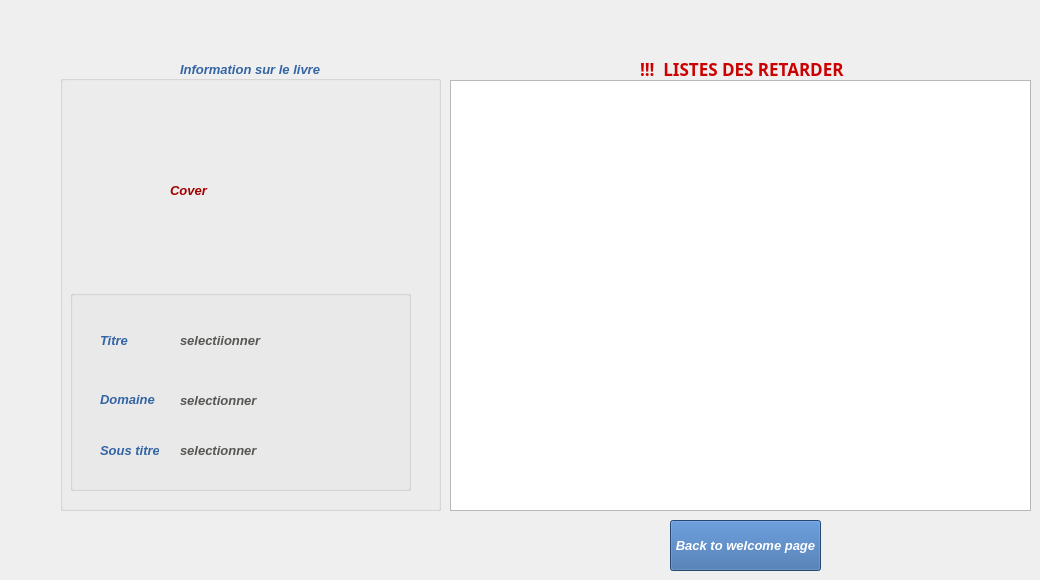
      <widget class="QWidget" name="page_2">
       <widget class="QLabel" name="label_31">
        <property name="geometry">
         <rect>
          <x>640</x>
          <y>60</y>
          <width>211</width>
          <height>17</height>
         </rect>
        </property>
        <property name="palette">
         <palette>
          <active>
           <colorrole role="WindowText">
            <brush brushstyle="SolidPattern">
             <color alpha="255">
              <red>204</red>
              <green>0</green>
              <blue>0</blue>
             </color>
            </brush>
           </colorrole>
           <colorrole role="Text">
            <brush brushstyle="SolidPattern">
             <color alpha="255">
              <red>204</red>
              <green>0</green>
              <blue>0</blue>
             </color>
            </brush>
           </colorrole>
          </active>
          <inactive>
           <colorrole role="WindowText">
            <brush brushstyle="SolidPattern">
             <color alpha="255">
              <red>204</red>
              <green>0</green>
              <blue>0</blue>
             </color>
            </brush>
           </colorrole>
           <colorrole role="Text">
            <brush brushstyle="SolidPattern">
             <color alpha="255">
              <red>204</red>
              <green>0</green>
              <blue>0</blue>
             </color>
            </brush>
           </colorrole>
          </inactive>
          <disabled>
           <colorrole role="WindowText">
            <brush brushstyle="SolidPattern">
             <color alpha="255">
              <red>190</red>
              <green>190</green>
              <blue>190</blue>
             </color>
            </brush>
           </colorrole>
           <colorrole role="Text">
            <brush brushstyle="SolidPattern">
             <color alpha="255">
              <red>190</red>
              <green>190</green>
              <blue>190</blue>
             </color>
            </brush>
           </colorrole>
          </disabled>
         </palette>
        </property>
        <property name="font">
         <font>
          <family>WenQuanYi Micro Hei</family>
          <pointsize>13</pointsize>
          <weight>75</weight>
          <bold>true</bold>
         </font>
        </property>
        <property name="text">
         <string>!!!  LISTES DES RETARDER  !!!</string>
        </property>
       </widget>
       <widget class="QTableView" name="Book">
        <property name="geometry">
         <rect>
          <x>450</x>
          <y>80</y>
          <width>581</width>
          <height>431</height>
         </rect>
        </property>
        <property name="selectionMode">
         <enum>QAbstractItemView::SingleSelection</enum>
        </property>
        <property name="selectionBehavior">
         <enum>QAbstractItemView::SelectRows</enum>
        </property>
       </widget>
       <widget class="QGroupBox" name="groupBox_8">
        <property name="geometry">
         <rect>
          <x>60</x>
          <y>60</y>
          <width>381</width>
          <height>451</height>
         </rect>
        </property>
        <property name="minimumSize">
         <size>
          <width>200</width>
          <height>0</height>
         </size>
        </property>
        <property name="palette">
         <palette>
          <active>
           <colorrole role="WindowText">
            <brush brushstyle="SolidPattern">
             <color alpha="255">
              <red>52</red>
              <green>101</green>
              <blue>164</blue>
             </color>
            </brush>
           </colorrole>
          </active>
          <inactive>
           <colorrole role="WindowText">
            <brush brushstyle="SolidPattern">
             <color alpha="255">
              <red>52</red>
              <green>101</green>
              <blue>164</blue>
             </color>
            </brush>
           </colorrole>
          </inactive>
          <disabled>
           <colorrole role="WindowText">
            <brush brushstyle="SolidPattern">
             <color alpha="255">
              <red>190</red>
              <green>190</green>
              <blue>190</blue>
             </color>
            </brush>
           </colorrole>
          </disabled>
         </palette>
        </property>
        <property name="font">
         <font>
          <pointsize>10</pointsize>
          <weight>75</weight>
          <italic>true</italic>
          <bold>true</bold>
         </font>
        </property>
        <property name="title">
         <string>Information sur le livre</string>
        </property>
        <property name="alignment">
         <set>Qt::AlignCenter</set>
        </property>
        <widget class="QLabel" name="cov">
         <property name="geometry">
          <rect>
           <x>110</x>
           <y>30</y>
           <width>150</width>
           <height>200</height>
          </rect>
         </property>
         <property name="minimumSize">
          <size>
           <width>150</width>
           <height>200</height>
          </size>
         </property>
         <property name="maximumSize">
          <size>
           <width>200</width>
           <height>200</height>
          </size>
         </property>
         <property name="palette">
          <palette>
           <active>
            <colorrole role="WindowText">
             <brush brushstyle="SolidPattern">
              <color alpha="255">
               <red>164</red>
               <green>0</green>
               <blue>0</blue>
              </color>
             </brush>
            </colorrole>
           </active>
           <inactive>
            <colorrole role="WindowText">
             <brush brushstyle="SolidPattern">
              <color alpha="255">
               <red>164</red>
               <green>0</green>
               <blue>0</blue>
              </color>
             </brush>
            </colorrole>
           </inactive>
           <disabled>
            <colorrole role="WindowText">
             <brush brushstyle="SolidPattern">
              <color alpha="255">
               <red>190</red>
               <green>190</green>
               <blue>190</blue>
              </color>
             </brush>
            </colorrole>
           </disabled>
          </palette>
         </property>
         <property name="font">
          <font>
           <pointsize>10</pointsize>
           <weight>75</weight>
           <italic>true</italic>
           <bold>true</bold>
          </font>
         </property>
         <property name="text">
          <string>Cover</string>
         </property>
        </widget>
        <widget class="QGroupBox" name="groupBox_11">
         <property name="geometry">
          <rect>
           <x>10</x>
           <y>230</y>
           <width>341</width>
           <height>201</height>
          </rect>
         </property>
         <property name="title">
          <string/>
         </property>
         <widget class="QLabel" name="Dom">
          <property name="geometry">
           <rect>
            <x>110</x>
            <y>90</y>
            <width>200</width>
            <height>40</height>
           </rect>
          </property>
          <property name="palette">
           <palette>
            <active>
             <colorrole role="WindowText">
              <brush brushstyle="SolidPattern">
               <color alpha="255">
                <red>85</red>
                <green>87</green>
                <blue>83</blue>
               </color>
              </brush>
             </colorrole>
            </active>
            <inactive>
             <colorrole role="WindowText">
              <brush brushstyle="SolidPattern">
               <color alpha="255">
                <red>85</red>
                <green>87</green>
                <blue>83</blue>
               </color>
              </brush>
             </colorrole>
            </inactive>
            <disabled>
             <colorrole role="WindowText">
              <brush brushstyle="SolidPattern">
               <color alpha="255">
                <red>190</red>
                <green>190</green>
                <blue>190</blue>
               </color>
              </brush>
             </colorrole>
            </disabled>
           </palette>
          </property>
          <property name="font">
           <font>
            <weight>75</weight>
            <italic>true</italic>
            <bold>true</bold>
           </font>
          </property>
          <property name="text">
           <string>selectionner</string>
          </property>
          <property name="scaledContents">
           <bool>true</bool>
          </property>
         </widget>
         <widget class="QLabel" name="label_28">
          <property name="geometry">
           <rect>
            <x>30</x>
            <y>30</y>
            <width>29</width>
            <height>40</height>
           </rect>
          </property>
          <property name="palette">
           <palette>
            <active>
             <colorrole role="WindowText">
              <brush brushstyle="SolidPattern">
               <color alpha="255">
                <red>52</red>
                <green>101</green>
                <blue>164</blue>
               </color>
              </brush>
             </colorrole>
            </active>
            <inactive>
             <colorrole role="WindowText">
              <brush brushstyle="SolidPattern">
               <color alpha="255">
                <red>52</red>
                <green>101</green>
                <blue>164</blue>
               </color>
              </brush>
             </colorrole>
            </inactive>
            <disabled>
             <colorrole role="WindowText">
              <brush brushstyle="SolidPattern">
               <color alpha="255">
                <red>190</red>
                <green>190</green>
                <blue>190</blue>
               </color>
              </brush>
             </colorrole>
            </disabled>
           </palette>
          </property>
          <property name="font">
           <font>
            <weight>75</weight>
            <italic>true</italic>
            <bold>true</bold>
           </font>
          </property>
          <property name="text">
           <string>Titre</string>
          </property>
          <property name="alignment">
           <set>Qt::AlignLeading|Qt::AlignLeft|Qt::AlignVCenter</set>
          </property>
         </widget>
         <widget class="QLabel" name="Titre">
          <property name="geometry">
           <rect>
            <x>110</x>
            <y>30</y>
            <width>200</width>
            <height>40</height>
           </rect>
          </property>
          <property name="minimumSize">
           <size>
            <width>160</width>
            <height>3</height>
           </size>
          </property>
          <property name="maximumSize">
           <size>
            <width>200</width>
            <height>200</height>
           </size>
          </property>
          <property name="palette">
           <palette>
            <active>
             <colorrole role="WindowText">
              <brush brushstyle="SolidPattern">
               <color alpha="255">
                <red>85</red>
                <green>87</green>
                <blue>83</blue>
               </color>
              </brush>
             </colorrole>
            </active>
            <inactive>
             <colorrole role="WindowText">
              <brush brushstyle="SolidPattern">
               <color alpha="255">
                <red>85</red>
                <green>87</green>
                <blue>83</blue>
               </color>
              </brush>
             </colorrole>
            </inactive>
            <disabled>
             <colorrole role="WindowText">
              <brush brushstyle="SolidPattern">
               <color alpha="255">
                <red>190</red>
                <green>190</green>
                <blue>190</blue>
               </color>
              </brush>
             </colorrole>
            </disabled>
           </palette>
          </property>
          <property name="font">
           <font>
            <weight>75</weight>
            <italic>true</italic>
            <bold>true</bold>
           </font>
          </property>
          <property name="text">
           <string>selectiionner</string>
          </property>
          <property name="alignment">
           <set>Qt::AlignLeading|Qt::AlignLeft|Qt::AlignVCenter</set>
          </property>
          <property name="wordWrap">
           <bool>true</bool>
          </property>
         </widget>
         <widget class="QLabel" name="label_29">
          <property name="geometry">
           <rect>
            <x>30</x>
            <y>100</y>
            <width>55</width>
            <height>18</height>
           </rect>
          </property>
          <property name="palette">
           <palette>
            <active>
             <colorrole role="WindowText">
              <brush brushstyle="SolidPattern">
               <color alpha="255">
                <red>52</red>
                <green>101</green>
                <blue>164</blue>
               </color>
              </brush>
             </colorrole>
            </active>
            <inactive>
             <colorrole role="WindowText">
              <brush brushstyle="SolidPattern">
               <color alpha="255">
                <red>52</red>
                <green>101</green>
                <blue>164</blue>
               </color>
              </brush>
             </colorrole>
            </inactive>
            <disabled>
             <colorrole role="WindowText">
              <brush brushstyle="SolidPattern">
               <color alpha="255">
                <red>190</red>
                <green>190</green>
                <blue>190</blue>
               </color>
              </brush>
             </colorrole>
            </disabled>
           </palette>
          </property>
          <property name="font">
           <font>
            <weight>75</weight>
            <italic>true</italic>
            <bold>true</bold>
           </font>
          </property>
          <property name="text">
           <string>Domaine</string>
          </property>
         </widget>
         <widget class="QLabel" name="Sub">
          <property name="geometry">
           <rect>
            <x>110</x>
            <y>140</y>
            <width>200</width>
            <height>40</height>
           </rect>
          </property>
          <property name="minimumSize">
           <size>
            <width>0</width>
            <height>40</height>
           </size>
          </property>
          <property name="palette">
           <palette>
            <active>
             <colorrole role="WindowText">
              <brush brushstyle="SolidPattern">
               <color alpha="255">
                <red>85</red>
                <green>87</green>
                <blue>83</blue>
               </color>
              </brush>
             </colorrole>
            </active>
            <inactive>
             <colorrole role="WindowText">
              <brush brushstyle="SolidPattern">
               <color alpha="255">
                <red>85</red>
                <green>87</green>
                <blue>83</blue>
               </color>
              </brush>
             </colorrole>
            </inactive>
            <disabled>
             <colorrole role="WindowText">
              <brush brushstyle="SolidPattern">
               <color alpha="255">
                <red>190</red>
                <green>190</green>
                <blue>190</blue>
               </color>
              </brush>
             </colorrole>
            </disabled>
           </palette>
          </property>
          <property name="font">
           <font>
            <weight>75</weight>
            <italic>true</italic>
            <bold>true</bold>
           </font>
          </property>
          <property name="text">
           <string>selectionner</string>
          </property>
          <property name="scaledContents">
           <bool>true</bool>
          </property>
          <property name="alignment">
           <set>Qt::AlignLeading|Qt::AlignLeft|Qt::AlignVCenter</set>
          </property>
         </widget>
         <widget class="QLabel" name="label_30">
          <property name="geometry">
           <rect>
            <x>30</x>
            <y>140</y>
            <width>59</width>
            <height>40</height>
           </rect>
          </property>
          <property name="palette">
           <palette>
            <active>
             <colorrole role="WindowText">
              <brush brushstyle="SolidPattern">
               <color alpha="255">
                <red>52</red>
                <green>101</green>
                <blue>164</blue>
               </color>
              </brush>
             </colorrole>
            </active>
            <inactive>
             <colorrole role="WindowText">
              <brush brushstyle="SolidPattern">
               <color alpha="255">
                <red>52</red>
                <green>101</green>
                <blue>164</blue>
               </color>
              </brush>
             </colorrole>
            </inactive>
            <disabled>
             <colorrole role="WindowText">
              <brush brushstyle="SolidPattern">
               <color alpha="255">
                <red>190</red>
                <green>190</green>
                <blue>190</blue>
               </color>
              </brush>
             </colorrole>
            </disabled>
           </palette>
          </property>
          <property name="font">
           <font>
            <weight>75</weight>
            <italic>true</italic>
            <bold>true</bold>
           </font>
          </property>
          <property name="text">
           <string>Sous titre</string>
          </property>
          <property name="alignment">
           <set>Qt::AlignLeading|Qt::AlignLeft|Qt::AlignVCenter</set>
          </property>
         </widget>
        </widget>
       </widget>
       <widget class="QPushButton" name="back">
        <property name="geometry">
         <rect>
          <x>670</x>
          <y>520</y>
          <width>151</width>
          <height>51</height>
         </rect>
        </property>
        <property name="palette">
         <palette>
          <active>
           <colorrole role="WindowText">
            <brush brushstyle="SolidPattern">
             <color alpha="255">
              <red>255</red>
              <green>255</green>
              <blue>255</blue>
             </color>
            </brush>
           </colorrole>
           <colorrole role="Button">
            <brush brushstyle="SolidPattern">
             <color alpha="255">
              <red>52</red>
              <green>101</green>
              <blue>164</blue>
             </color>
            </brush>
           </colorrole>
           <colorrole role="Light">
            <brush brushstyle="SolidPattern">
             <color alpha="255">
              <red>78</red>
              <green>152</green>
              <blue>246</blue>
             </color>
            </brush>
           </colorrole>
           <colorrole role="Midlight">
            <brush brushstyle="SolidPattern">
             <color alpha="255">
              <red>65</red>
              <green>126</green>
              <blue>205</blue>
             </color>
            </brush>
           </colorrole>
           <colorrole role="Dark">
            <brush brushstyle="SolidPattern">
             <color alpha="255">
              <red>26</red>
              <green>50</green>
              <blue>82</blue>
             </color>
            </brush>
           </colorrole>
           <colorrole role="Mid">
            <brush brushstyle="SolidPattern">
             <color alpha="255">
              <red>34</red>
              <green>67</green>
              <blue>109</blue>
             </color>
            </brush>
           </colorrole>
           <colorrole role="Text">
            <brush brushstyle="SolidPattern">
             <color alpha="255">
              <red>0</red>
              <green>0</green>
              <blue>0</blue>
             </color>
            </brush>
           </colorrole>
           <colorrole role="BrightText">
            <brush brushstyle="SolidPattern">
             <color alpha="255">
              <red>255</red>
              <green>255</green>
              <blue>255</blue>
             </color>
            </brush>
           </colorrole>
           <colorrole role="ButtonText">
            <brush brushstyle="SolidPattern">
             <color alpha="255">
              <red>255</red>
              <green>255</green>
              <blue>255</blue>
             </color>
            </brush>
           </colorrole>
           <colorrole role="Base">
            <brush brushstyle="SolidPattern">
             <color alpha="255">
              <red>255</red>
              <green>255</green>
              <blue>255</blue>
             </color>
            </brush>
           </colorrole>
           <colorrole role="Window">
            <brush brushstyle="SolidPattern">
             <color alpha="255">
              <red>52</red>
              <green>101</green>
              <blue>164</blue>
             </color>
            </brush>
           </colorrole>
           <colorrole role="Shadow">
            <brush brushstyle="SolidPattern">
             <color alpha="255">
              <red>0</red>
              <green>0</green>
              <blue>0</blue>
             </color>
            </brush>
           </colorrole>
           <colorrole role="AlternateBase">
            <brush brushstyle="SolidPattern">
             <color alpha="255">
              <red>153</red>
              <green>178</green>
              <blue>209</blue>
             </color>
            </brush>
           </colorrole>
           <colorrole role="ToolTipBase">
            <brush brushstyle="SolidPattern">
             <color alpha="255">
              <red>255</red>
              <green>255</green>
              <blue>220</blue>
             </color>
            </brush>
           </colorrole>
           <colorrole role="ToolTipText">
            <brush brushstyle="SolidPattern">
             <color alpha="255">
              <red>0</red>
              <green>0</green>
              <blue>0</blue>
             </color>
            </brush>
           </colorrole>
          </active>
          <inactive>
           <colorrole role="WindowText">
            <brush brushstyle="SolidPattern">
             <color alpha="255">
              <red>255</red>
              <green>255</green>
              <blue>255</blue>
             </color>
            </brush>
           </colorrole>
           <colorrole role="Button">
            <brush brushstyle="SolidPattern">
             <color alpha="255">
              <red>52</red>
              <green>101</green>
              <blue>164</blue>
             </color>
            </brush>
           </colorrole>
           <colorrole role="Light">
            <brush brushstyle="SolidPattern">
             <color alpha="255">
              <red>78</red>
              <green>152</green>
              <blue>246</blue>
             </color>
            </brush>
           </colorrole>
           <colorrole role="Midlight">
            <brush brushstyle="SolidPattern">
             <color alpha="255">
              <red>65</red>
              <green>126</green>
              <blue>205</blue>
             </color>
            </brush>
           </colorrole>
           <colorrole role="Dark">
            <brush brushstyle="SolidPattern">
             <color alpha="255">
              <red>26</red>
              <green>50</green>
              <blue>82</blue>
             </color>
            </brush>
           </colorrole>
           <colorrole role="Mid">
            <brush brushstyle="SolidPattern">
             <color alpha="255">
              <red>34</red>
              <green>67</green>
              <blue>109</blue>
             </color>
            </brush>
           </colorrole>
           <colorrole role="Text">
            <brush brushstyle="SolidPattern">
             <color alpha="255">
              <red>0</red>
              <green>0</green>
              <blue>0</blue>
             </color>
            </brush>
           </colorrole>
           <colorrole role="BrightText">
            <brush brushstyle="SolidPattern">
             <color alpha="255">
              <red>255</red>
              <green>255</green>
              <blue>255</blue>
             </color>
            </brush>
           </colorrole>
           <colorrole role="ButtonText">
            <brush brushstyle="SolidPattern">
             <color alpha="255">
              <red>255</red>
              <green>255</green>
              <blue>255</blue>
             </color>
            </brush>
           </colorrole>
           <colorrole role="Base">
            <brush brushstyle="SolidPattern">
             <color alpha="255">
              <red>255</red>
              <green>255</green>
              <blue>255</blue>
             </color>
            </brush>
           </colorrole>
           <colorrole role="Window">
            <brush brushstyle="SolidPattern">
             <color alpha="255">
              <red>52</red>
              <green>101</green>
              <blue>164</blue>
             </color>
            </brush>
           </colorrole>
           <colorrole role="Shadow">
            <brush brushstyle="SolidPattern">
             <color alpha="255">
              <red>0</red>
              <green>0</green>
              <blue>0</blue>
             </color>
            </brush>
           </colorrole>
           <colorrole role="AlternateBase">
            <brush brushstyle="SolidPattern">
             <color alpha="255">
              <red>153</red>
              <green>178</green>
              <blue>209</blue>
             </color>
            </brush>
           </colorrole>
           <colorrole role="ToolTipBase">
            <brush brushstyle="SolidPattern">
             <color alpha="255">
              <red>255</red>
              <green>255</green>
              <blue>220</blue>
             </color>
            </brush>
           </colorrole>
           <colorrole role="ToolTipText">
            <brush brushstyle="SolidPattern">
             <color alpha="255">
              <red>0</red>
              <green>0</green>
              <blue>0</blue>
             </color>
            </brush>
           </colorrole>
          </inactive>
          <disabled>
           <colorrole role="WindowText">
            <brush brushstyle="SolidPattern">
             <color alpha="255">
              <red>26</red>
              <green>50</green>
              <blue>82</blue>
             </color>
            </brush>
           </colorrole>
           <colorrole role="Button">
            <brush brushstyle="SolidPattern">
             <color alpha="255">
              <red>52</red>
              <green>101</green>
              <blue>164</blue>
             </color>
            </brush>
           </colorrole>
           <colorrole role="Light">
            <brush brushstyle="SolidPattern">
             <color alpha="255">
              <red>78</red>
              <green>152</green>
              <blue>246</blue>
             </color>
            </brush>
           </colorrole>
           <colorrole role="Midlight">
            <brush brushstyle="SolidPattern">
             <color alpha="255">
              <red>65</red>
              <green>126</green>
              <blue>205</blue>
             </color>
            </brush>
           </colorrole>
           <colorrole role="Dark">
            <brush brushstyle="SolidPattern">
             <color alpha="255">
              <red>26</red>
              <green>50</green>
              <blue>82</blue>
             </color>
            </brush>
           </colorrole>
           <colorrole role="Mid">
            <brush brushstyle="SolidPattern">
             <color alpha="255">
              <red>34</red>
              <green>67</green>
              <blue>109</blue>
             </color>
            </brush>
           </colorrole>
           <colorrole role="Text">
            <brush brushstyle="SolidPattern">
             <color alpha="255">
              <red>26</red>
              <green>50</green>
              <blue>82</blue>
             </color>
            </brush>
           </colorrole>
           <colorrole role="BrightText">
            <brush brushstyle="SolidPattern">
             <color alpha="255">
              <red>255</red>
              <green>255</green>
              <blue>255</blue>
             </color>
            </brush>
           </colorrole>
           <colorrole role="ButtonText">
            <brush brushstyle="SolidPattern">
             <color alpha="255">
              <red>26</red>
              <green>50</green>
              <blue>82</blue>
             </color>
            </brush>
           </colorrole>
           <colorrole role="Base">
            <brush brushstyle="SolidPattern">
             <color alpha="255">
              <red>52</red>
              <green>101</green>
              <blue>164</blue>
             </color>
            </brush>
           </colorrole>
           <colorrole role="Window">
            <brush brushstyle="SolidPattern">
             <color alpha="255">
              <red>52</red>
              <green>101</green>
              <blue>164</blue>
             </color>
            </brush>
           </colorrole>
           <colorrole role="Shadow">
            <brush brushstyle="SolidPattern">
             <color alpha="255">
              <red>0</red>
              <green>0</green>
              <blue>0</blue>
             </color>
            </brush>
           </colorrole>
           <colorrole role="AlternateBase">
            <brush brushstyle="SolidPattern">
             <color alpha="255">
              <red>52</red>
              <green>101</green>
              <blue>164</blue>
             </color>
            </brush>
           </colorrole>
           <colorrole role="ToolTipBase">
            <brush brushstyle="SolidPattern">
             <color alpha="255">
              <red>255</red>
              <green>255</green>
              <blue>220</blue>
             </color>
            </brush>
           </colorrole>
           <colorrole role="ToolTipText">
            <brush brushstyle="SolidPattern">
             <color alpha="255">
              <red>0</red>
              <green>0</green>
              <blue>0</blue>
             </color>
            </brush>
           </colorrole>
          </disabled>
         </palette>
        </property>
        <property name="font">
         <font>
          <pointsize>10</pointsize>
          <weight>75</weight>
          <italic>true</italic>
          <bold>true</bold>
         </font>
        </property>
        <property name="text">
         <string>Back to welcome page</string>
        </property>
       </widget>
      </widget>
